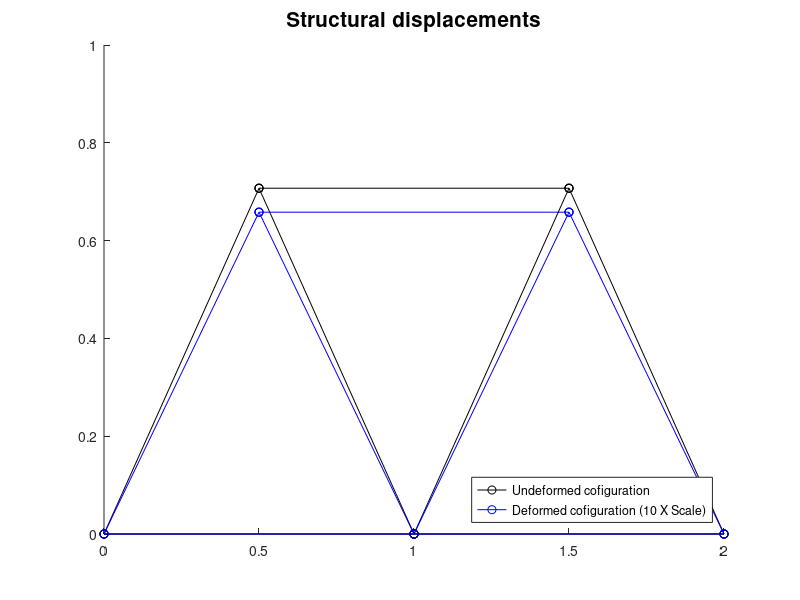

Source code (MATLAB):
%%% Geometric Characteristics %%%
r = 11.25/1000; % Beam Radius (m)
A = pi * (r)^2;
I = pi/4*(r)^4;
E = 200 * 10^9; % Pa

% Nodal coordinates: xi yi pi
nodes = [0 0 0;
    1 0 0;
    2 0 0;
    0.5 sin(pi/4) 0;
    1.5 sin(pi/4) 0];

n = size(nodes,1); % number of nodes

% Elements: nodeid, nodeid
elem = [1 2;
    2 3;
    1 4;
    4 2;
    4 5;
    2 5;
    5 3];

m = size(elem,1); % number of elements

% Stiffness matrix
K = zeros(3*n,3*n);

% Define stiffness matrix
for i = 1:m
    a = elem(i,1);
    xa = nodes(a,1);
    ya = nodes(a,2);
    
    b = elem(i,2);
    xb = nodes(b,1);
    yb = nodes(b,2);
    
    L = sqrt((yb-ya)^2+(xb-xa)^2);
    
    Kh = E*A/L;
    Kv = 12*E*I/L^3;
    Kv_bar = 6*E*I/L^2;
    Km=4*E*I/L;
    
    theta = atan2(yb-ya,xb-xa);
    
    % Define rotation matrix
    R = [cos(theta) sin(theta) 0 0 0 0;
        -sin(theta) cos(theta), 0 0 0 0;
        0, 0, 1 0 0 0;
        0 0 0 cos(theta) sin(theta) 0;
        0 0 0 -sin(theta) cos(theta) 0
        0 0 0 0 0 1];
    
    % Define unrotated elemental stiffness matrix
    k_q_el = [Kh 0 0 -Kh 0 0;
        0 Kv Kv_bar 0 -Kv Kv_bar;
        0 Kv_bar Km 0 -Kv_bar Km/2;
        -Kh 0 0 Kh 0 0;
        0 -Kv -Kv_bar 0 Kv -Kv_bar;
        0 -Kv_bar Km/2 0 -Kv_bar Km];
    
    % Define rotated elemental stiffness matrix
    k_el = R * k_q_el * R';
    
    % Update overall stiffness matrix
    a = (a-1)*3+1;
    b = (b-1)*3+1;
    K(a:a+2, a:a+2) = K(a:a+2, a:a+2) + k_el(1:3, 1:3);
    K(a:a+2, b:b+2) = K(a:a+2, b:b+2) + k_el(1:3, 4:6);
    K(b:b+2, a:a+2) = K(b:b+2, a:a+2) + k_el(4:6, 1:3);
    K(b:b+2, b:b+2) = K(b:b+2, b:b+2) + k_el(4:6, 4:6);
end

% Boundary conditions
fixed_dofs = [1 2 3 4 5 6 7 8 9]; % dofs constrained to be 0
free_dofs = setdiff([1:3*n],fixed_dofs);

P_app = -600000;
f = [0 0 0 0 0 0 0 0 0 0 P_app 0 0 P_app 0];

% Solution
u = zeros(3*n,1);
u(free_dofs) = f(free_dofs)/K(free_dofs,free_dofs);

disp('Stiffnes Matrix: ');
disp(K)

% Print nodal results
for i =1:n
    % undeformed configuration
    x = nodes(i,1);
    y = nodes(i,2);
    p=nodes(i,3);
    
    % deformed configuration
    xd = x + u(3*i-2);
    yd = y + u(3*i-1);
    pd = p + u(3*i);
    disp(['Undeformed: ',num2str(x),' ', num2str(y), ' ', num2str(p) ,' Deformed: ', num2str(xd),' ', num2str(yd), ' ', num2str(pd)])
end

% Plot results
figure(1)
hold on

for q =1:m
    i = elem(q,1);
    j = elem(q,2);
    
    % undeformed configuration
    xi = nodes(i,1);
    yi = nodes(i,2);
    xj = nodes(j,1);
    yj = nodes(j,2);
    
    % deformed configuration
    xid = xi+u(3*i-2)*10;
    yid = yi+u(3*i-1)*10;
    xjd = xj+u(3*j-2)*10;
    yjd = yj+u(3*j-1)*10;
    
    figure(1)
    % undeformed; deformed;
    plot([xi,xj],[yi,yj],'k-o',[xid,xjd],[yid,yjd],'b-o')
    xlim([0,2])
    ylim([0,1])
end

title('Structural displacements','fontsize',15)
legend({'Undeformed cofiguration','Deformed cofiguration (10 X Scale)'},'Location','southeast')